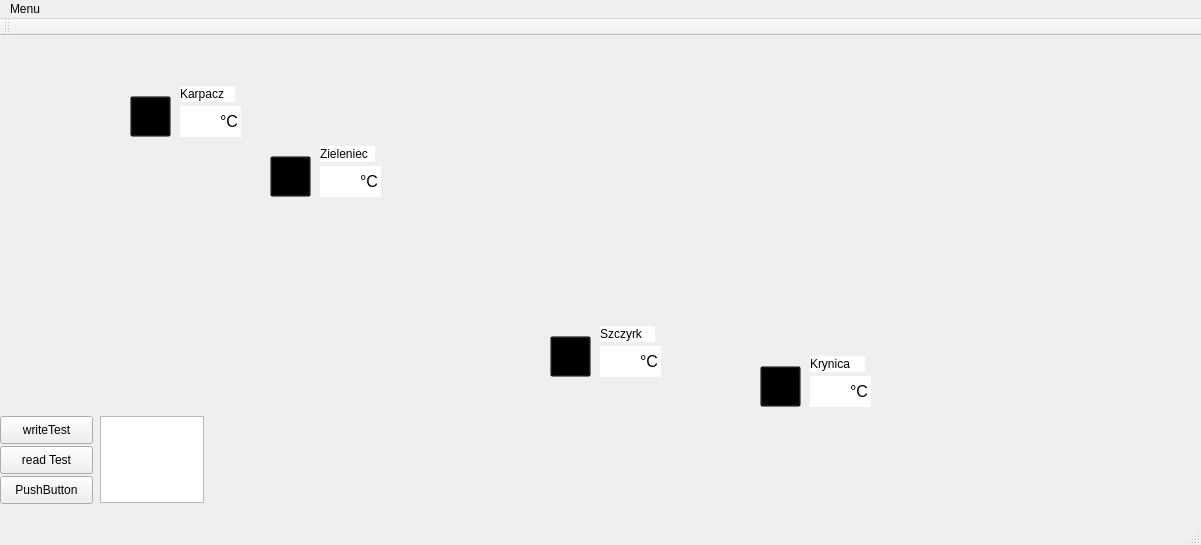
<?xml version="1.0" encoding="UTF-8"?>
<ui version="4.0">
 <class>MainWindow</class>
 <widget class="QMainWindow" name="MainWindow">
  <property name="windowModality">
   <enum>Qt::NonModal</enum>
  </property>
  <property name="enabled">
   <bool>true</bool>
  </property>
  <property name="geometry">
   <rect>
    <x>0</x>
    <y>0</y>
    <width>1201</width>
    <height>545</height>
   </rect>
  </property>
  <property name="windowTitle">
   <string>SkiSky</string>
  </property>
  <widget class="QWidget" name="centralWidget">
   <widget class="QPushButton" name="button">
    <property name="geometry">
     <rect>
      <x>550</x>
      <y>300</y>
      <width>41</width>
      <height>41</height>
     </rect>
    </property>
    <property name="styleSheet">
     <string notr="true">#button
{
background-color: transparent; 

}
</string>
    </property>
    <property name="text">
     <string/>
    </property>
    <property name="iconSize">
     <size>
      <width>40</width>
      <height>42</height>
     </size>
    </property>
   </widget>
   <widget class="QLabel" name="label_bg_pure">
    <property name="geometry">
     <rect>
      <x>0</x>
      <y>0</y>
      <width>1200</width>
      <height>480</height>
     </rect>
    </property>
    <property name="text">
     <string/>
    </property>
   </widget>
   <widget class="QPushButton" name="pushButton">
    <property name="geometry">
     <rect>
      <x>0</x>
      <y>380</y>
      <width>93</width>
      <height>28</height>
     </rect>
    </property>
    <property name="text">
     <string>writeTest</string>
    </property>
   </widget>
   <widget class="QPlainTextEdit" name="plainTextEdit">
    <property name="geometry">
     <rect>
      <x>100</x>
      <y>380</y>
      <width>104</width>
      <height>87</height>
     </rect>
    </property>
   </widget>
   <widget class="QPushButton" name="pushButton_2">
    <property name="geometry">
     <rect>
      <x>0</x>
      <y>410</y>
      <width>93</width>
      <height>28</height>
     </rect>
    </property>
    <property name="text">
     <string>read Test</string>
    </property>
   </widget>
   <widget class="QPushButton" name="pushButton_3">
    <property name="geometry">
     <rect>
      <x>0</x>
      <y>440</y>
      <width>93</width>
      <height>28</height>
     </rect>
    </property>
    <property name="text">
     <string>PushButton</string>
    </property>
   </widget>
   <widget class="QPushButton" name="button_2">
    <property name="geometry">
     <rect>
      <x>270</x>
      <y>120</y>
      <width>41</width>
      <height>41</height>
     </rect>
    </property>
    <property name="styleSheet">
     <string notr="true">#button_2
{
background-color: transparent; 

}


</string>
    </property>
    <property name="text">
     <string/>
    </property>
    <property name="iconSize">
     <size>
      <width>40</width>
      <height>42</height>
     </size>
    </property>
   </widget>
   <widget class="QPushButton" name="button_3">
    <property name="geometry">
     <rect>
      <x>760</x>
      <y>330</y>
      <width>41</width>
      <height>41</height>
     </rect>
    </property>
    <property name="styleSheet">
     <string notr="true">#button_3
{
background-color: transparent; 

}

</string>
    </property>
    <property name="text">
     <string/>
    </property>
    <property name="iconSize">
     <size>
      <width>40</width>
      <height>42</height>
     </size>
    </property>
   </widget>
   <widget class="QPushButton" name="button_4">
    <property name="geometry">
     <rect>
      <x>130</x>
      <y>60</y>
      <width>41</width>
      <height>41</height>
     </rect>
    </property>
    <property name="styleSheet">
     <string notr="true">#button_4
{
background-color: transparent; 

}

</string>
    </property>
    <property name="text">
     <string/>
    </property>
    <property name="iconSize">
     <size>
      <width>40</width>
      <height>42</height>
     </size>
    </property>
   </widget>
   <widget class="QLabel" name="krynica_lab">
    <property name="geometry">
     <rect>
      <x>810</x>
      <y>320</y>
      <width>55</width>
      <height>16</height>
     </rect>
    </property>
    <property name="styleSheet">
     <string notr="true">#krynica_lab
{
background-color: white; 


border: none; 
background-repeat: none;
}</string>
    </property>
    <property name="text">
     <string>Krynica</string>
    </property>
   </widget>
   <widget class="QLabel" name="szczyrk_lab">
    <property name="geometry">
     <rect>
      <x>600</x>
      <y>290</y>
      <width>55</width>
      <height>16</height>
     </rect>
    </property>
    <property name="styleSheet">
     <string notr="true">#szczyrk_lab
{
background-color: white; 


border: none; 
background-repeat: none;
}</string>
    </property>
    <property name="text">
     <string>Szczyrk</string>
    </property>
   </widget>
   <widget class="QLabel" name="zieleniec_lab">
    <property name="geometry">
     <rect>
      <x>320</x>
      <y>110</y>
      <width>55</width>
      <height>16</height>
     </rect>
    </property>
    <property name="styleSheet">
     <string notr="true">#zieleniec_lab
{
background-color: white; 


border: none; 
background-repeat: none;
}</string>
    </property>
    <property name="text">
     <string>Zieleniec</string>
    </property>
   </widget>
   <widget class="QLabel" name="karpacz_lab">
    <property name="geometry">
     <rect>
      <x>180</x>
      <y>50</y>
      <width>55</width>
      <height>16</height>
     </rect>
    </property>
    <property name="styleSheet">
     <string notr="true">#karpacz_lab
{
background-color: white; 


border: none; 
background-repeat: none;
}</string>
    </property>
    <property name="text">
     <string>Karpacz</string>
    </property>
   </widget>
   <widget class="QLabel" name="karpacz_nieb">
    <property name="geometry">
     <rect>
      <x>90</x>
      <y>70</y>
      <width>41</width>
      <height>41</height>
     </rect>
    </property>
    <property name="text">
     <string/>
    </property>
   </widget>
   <widget class="QLabel" name="karpacz_snieg">
    <property name="geometry">
     <rect>
      <x>90</x>
      <y>30</y>
      <width>41</width>
      <height>41</height>
     </rect>
    </property>
    <property name="text">
     <string/>
    </property>
   </widget>
   <widget class="QLabel" name="zieleniec_nieb">
    <property name="geometry">
     <rect>
      <x>230</x>
      <y>140</y>
      <width>41</width>
      <height>41</height>
     </rect>
    </property>
    <property name="text">
     <string/>
    </property>
   </widget>
   <widget class="QLabel" name="zieleniec_snieg">
    <property name="geometry">
     <rect>
      <x>230</x>
      <y>100</y>
      <width>41</width>
      <height>41</height>
     </rect>
    </property>
    <property name="text">
     <string/>
    </property>
   </widget>
   <widget class="QLabel" name="szczyrk_nieb">
    <property name="geometry">
     <rect>
      <x>510</x>
      <y>310</y>
      <width>41</width>
      <height>41</height>
     </rect>
    </property>
    <property name="text">
     <string/>
    </property>
   </widget>
   <widget class="QLabel" name="szczyrk_snieg">
    <property name="geometry">
     <rect>
      <x>510</x>
      <y>270</y>
      <width>41</width>
      <height>41</height>
     </rect>
    </property>
    <property name="text">
     <string/>
    </property>
   </widget>
   <widget class="QLabel" name="krynica_nieb">
    <property name="geometry">
     <rect>
      <x>720</x>
      <y>340</y>
      <width>41</width>
      <height>41</height>
     </rect>
    </property>
    <property name="text">
     <string/>
    </property>
   </widget>
   <widget class="QLabel" name="krynica_snieg">
    <property name="geometry">
     <rect>
      <x>720</x>
      <y>300</y>
      <width>41</width>
      <height>41</height>
     </rect>
    </property>
    <property name="text">
     <string/>
    </property>
   </widget>
   <widget class="QLabel" name="szczyrk_stan">
    <property name="geometry">
     <rect>
      <x>550</x>
      <y>300</y>
      <width>41</width>
      <height>41</height>
     </rect>
    </property>
    <property name="text">
     <string/>
    </property>
   </widget>
   <widget class="QLabel" name="krynica_stan">
    <property name="geometry">
     <rect>
      <x>760</x>
      <y>330</y>
      <width>41</width>
      <height>41</height>
     </rect>
    </property>
    <property name="text">
     <string/>
    </property>
   </widget>
   <widget class="QLabel" name="karpacz_stan">
    <property name="geometry">
     <rect>
      <x>130</x>
      <y>60</y>
      <width>41</width>
      <height>41</height>
     </rect>
    </property>
    <property name="text">
     <string/>
    </property>
   </widget>
   <widget class="QLabel" name="zieleniec_stan">
    <property name="geometry">
     <rect>
      <x>270</x>
      <y>120</y>
      <width>41</width>
      <height>41</height>
     </rect>
    </property>
    <property name="text">
     <string/>
    </property>
   </widget>
   <widget class="QLabel" name="karpacz_temp">
    <property name="geometry">
     <rect>
      <x>180</x>
      <y>70</y>
      <width>41</width>
      <height>31</height>
     </rect>
    </property>
    <property name="font">
     <font>
      <pointsize>14</pointsize>
     </font>
    </property>
    <property name="styleSheet">
     <string notr="true">#karpacz_temp
{
background-color: white; 


border: none; 
background-repeat: none;
}</string>
    </property>
    <property name="text">
     <string/>
    </property>
   </widget>
   <widget class="QLabel" name="zieleniec_temp">
    <property name="geometry">
     <rect>
      <x>320</x>
      <y>130</y>
      <width>41</width>
      <height>31</height>
     </rect>
    </property>
    <property name="font">
     <font>
      <pointsize>14</pointsize>
     </font>
    </property>
    <property name="styleSheet">
     <string notr="true">#zieleniec_temp
{
background-color: white; 


border: none; 
background-repeat: none;
}</string>
    </property>
    <property name="text">
     <string/>
    </property>
   </widget>
   <widget class="QLabel" name="szczyrk_temp">
    <property name="geometry">
     <rect>
      <x>600</x>
      <y>310</y>
      <width>41</width>
      <height>31</height>
     </rect>
    </property>
    <property name="font">
     <font>
      <pointsize>14</pointsize>
     </font>
    </property>
    <property name="styleSheet">
     <string notr="true">#szczyrk_temp
{
background-color: white; 


border: none; 
background-repeat: none;
}</string>
    </property>
    <property name="text">
     <string/>
    </property>
   </widget>
   <widget class="QLabel" name="krynica_temp">
    <property name="geometry">
     <rect>
      <x>810</x>
      <y>340</y>
      <width>41</width>
      <height>31</height>
     </rect>
    </property>
    <property name="font">
     <font>
      <pointsize>14</pointsize>
     </font>
    </property>
    <property name="styleSheet">
     <string notr="true">#krynica_temp
{
background-color: white; 


border: none; 
background-repeat: none;
}</string>
    </property>
    <property name="text">
     <string/>
    </property>
   </widget>
   <widget class="QLabel" name="lc1">
    <property name="geometry">
     <rect>
      <x>220</x>
      <y>70</y>
      <width>21</width>
      <height>31</height>
     </rect>
    </property>
    <property name="font">
     <font>
      <pointsize>12</pointsize>
     </font>
    </property>
    <property name="styleSheet">
     <string notr="true">#lc1
{
background-color: white; 


border: none; 
background-repeat: none;
}</string>
    </property>
    <property name="text">
     <string>°C</string>
    </property>
   </widget>
   <widget class="QLabel" name="lc2">
    <property name="geometry">
     <rect>
      <x>360</x>
      <y>130</y>
      <width>21</width>
      <height>31</height>
     </rect>
    </property>
    <property name="font">
     <font>
      <pointsize>12</pointsize>
     </font>
    </property>
    <property name="styleSheet">
     <string notr="true">#lc2
{
background-color: white; 


border: none; 
background-repeat: none;
}</string>
    </property>
    <property name="text">
     <string>°C</string>
    </property>
   </widget>
   <widget class="QLabel" name="lc3">
    <property name="geometry">
     <rect>
      <x>640</x>
      <y>310</y>
      <width>21</width>
      <height>31</height>
     </rect>
    </property>
    <property name="font">
     <font>
      <pointsize>12</pointsize>
     </font>
    </property>
    <property name="styleSheet">
     <string notr="true">#lc3
{
background-color: white; 


border: none; 
background-repeat: none;
}</string>
    </property>
    <property name="text">
     <string>°C</string>
    </property>
   </widget>
   <widget class="QLabel" name="lc4">
    <property name="geometry">
     <rect>
      <x>850</x>
      <y>340</y>
      <width>21</width>
      <height>31</height>
     </rect>
    </property>
    <property name="font">
     <font>
      <pointsize>12</pointsize>
     </font>
    </property>
    <property name="styleSheet">
     <string notr="true">#lc4
{
background-color: white; 


border: none; 
background-repeat: none;
}</string>
    </property>
    <property name="text">
     <string>°C</string>
    </property>
   </widget>
   <zorder>label_bg_pure</zorder>
   <zorder>zieleniec_stan</zorder>
   <zorder>szczyrk_stan</zorder>
   <zorder>krynica_stan</zorder>
   <zorder>karpacz_stan</zorder>
   <zorder>button</zorder>
   <zorder>pushButton</zorder>
   <zorder>plainTextEdit</zorder>
   <zorder>pushButton_2</zorder>
   <zorder>pushButton_3</zorder>
   <zorder>button_2</zorder>
   <zorder>button_3</zorder>
   <zorder>krynica_lab</zorder>
   <zorder>szczyrk_lab</zorder>
   <zorder>zieleniec_lab</zorder>
   <zorder>karpacz_lab</zorder>
   <zorder>karpacz_nieb</zorder>
   <zorder>karpacz_snieg</zorder>
   <zorder>zieleniec_nieb</zorder>
   <zorder>zieleniec_snieg</zorder>
   <zorder>szczyrk_nieb</zorder>
   <zorder>szczyrk_snieg</zorder>
   <zorder>krynica_nieb</zorder>
   <zorder>krynica_snieg</zorder>
   <zorder>karpacz_temp</zorder>
   <zorder>zieleniec_temp</zorder>
   <zorder>szczyrk_temp</zorder>
   <zorder>krynica_temp</zorder>
   <zorder>button_4</zorder>
   <zorder>lc1</zorder>
   <zorder>lc2</zorder>
   <zorder>lc3</zorder>
   <zorder>lc4</zorder>
  </widget>
  <widget class="QMenuBar" name="menuBar">
   <property name="geometry">
    <rect>
     <x>0</x>
     <y>0</y>
     <width>1201</width>
     <height>26</height>
    </rect>
   </property>
   <widget class="QMenu" name="menuMenu">
    <property name="title">
     <string>Menu</string>
    </property>
    <addaction name="actionWyb_r_Szczytu"/>
    <addaction name="actionAktualizacja_Danych"/>
    <addaction name="actionZmiana_widoku_mapy"/>
   </widget>
   <addaction name="menuMenu"/>
  </widget>
  <widget class="QToolBar" name="mainToolBar">
   <attribute name="toolBarArea">
    <enum>TopToolBarArea</enum>
   </attribute>
   <attribute name="toolBarBreak">
    <bool>false</bool>
   </attribute>
  </widget>
  <widget class="QStatusBar" name="statusBar"/>
  <action name="actionWyb_r_Szczytu">
   <property name="text">
    <string>Wybór Szczytu</string>
   </property>
  </action>
  <action name="actionAktualizacja_Danych">
   <property name="text">
    <string>Aktualizacja Danych</string>
   </property>
  </action>
  <action name="actionZmiana_widoku_mapy">
   <property name="text">
    <string>Zmiana widoku mapy</string>
   </property>
  </action>
 </widget>
 <layoutdefault spacing="6" margin="11"/>
 <resources/>
 <connections/>
</ui>
